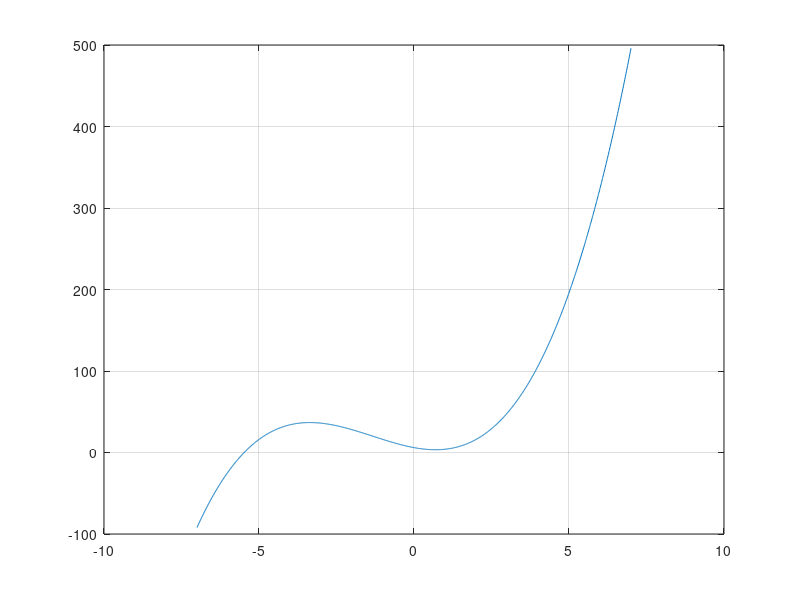

This figure's MATLAB source: (Note: this script raises an error after producing the figure.)
% Bisection Method 1D Optimization Problem
% 05-Feb-2024
% Written By: Rasit Evduzen
clc,clear all,close all;
%%
x_lower = -5;
x_upper = -1;
x = -abs(max(abs(x_lower),abs(x_upper)))-2:1e-2:abs(max(abs(x_lower),abs(x_upper)))+2;


y = @(x) x.^3 + 4*x.^2 - 7*x+6;
ydot = @(x) 3*x.^2 + 8*x - 7;
yddot = @(x) 6*x + 8;
if ydot(x_lower) * ydot(x_upper) > 0
    return
end

figure('units','normalized','color','w')
for i = 1: 1e6
    xk = x_lower + ((x_upper - x_lower) / 2);
    if (x_upper - x_lower) <= 1e-4
        break
    else
        if ydot(xk) * ydot(x_lower) > 0
            x_lower = xk;
        else
            x_upper = xk;
        end
    end
    clf
    plot(x,y(x)),grid on, hold on
    title(["Number of Iteration: "+num2str(i-1); "Funtion Value: "+num2str(y(xk))])
    scatter(x_lower,y(x_lower),"r","filled");
    scatter(x_upper,y(x_upper),"r","filled");
    xline(x_lower,"k")
    xline(x_upper,"k")
    drawnow
end


